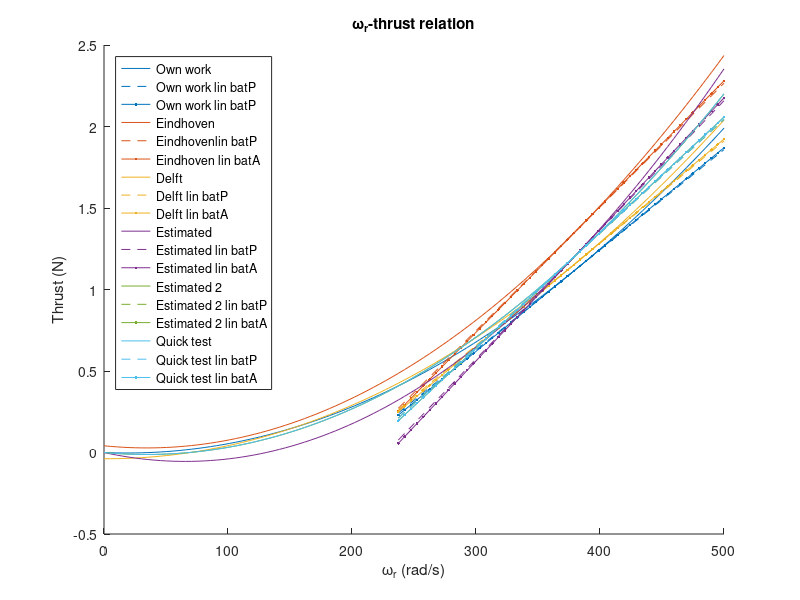
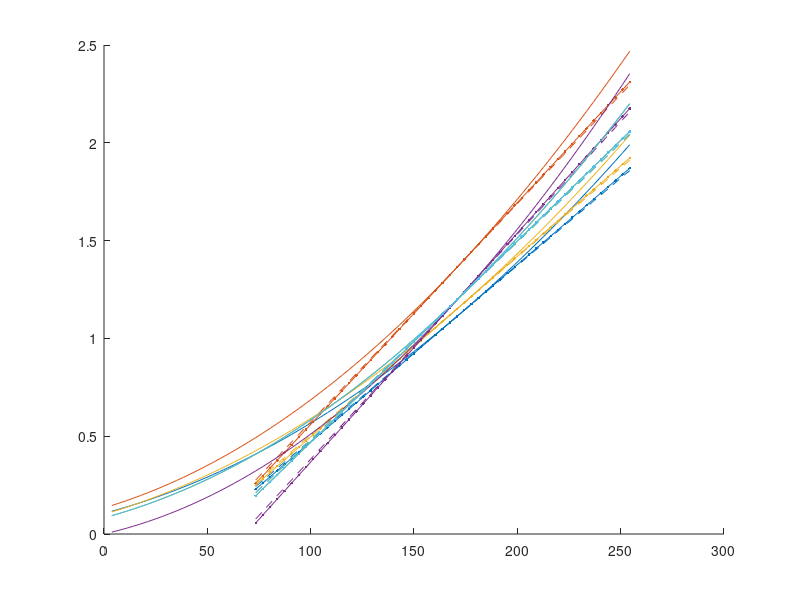

Reproduce these figures in MATLAB, in order. (Note: this script raises an error after producing the figures.)
%%%%%%%%%%%%%%%%%%%%%%%%%%%%%%%%%%%%%%%%%%%%%%%%%%%%%%%%%%%%%%%%%%%%%%%%%%%
% Calculate thrust coefficients
%
% Script to calculate omegaR-thrust and corresponding PWM-thrust
% coefficients, based on experiment data, and plot to compare with results
% of various system identification experiments.
% 
% Author:        Dennis Benders, TU Delft, CoR
% Last modified: 21.01.2021
% 
%%%%%%%%%%%%%%%%%%%%%%%%%%%%%%%%%%%%%%%%%%%%%%%%%%%%%%%%%%%%%%%%%%%%%%%%%%%


%% Initialization
clear;
close all;
clc;


%% Set average PWM at equilibrium
% Parrot battery
pwmEqBatP = 169.0612; %Exp in the lab

% Akku-King battery
pwmEqBatA = 172.9070; %Exp in the lab


%% Set constant coefficients
g = 9.81;
cM1 = 3.7;
cM2 = 130.9;
cA1 = cM1/2.55;
cA2 = cM2;

% Mass of quadrotor with Parrot battery
mBatP = 0.481;

% Mass of quadrotor with Akku-King battery
mBatA = 0.497;


%% Determine coefficients of own work
% Set average omegaR-thrust coefficients
cTO = [8.6e-6;
       -3.2e-4;
       0];

% Derive average PWM-thrust coefficients
cTPO = [cTO(1)*cA1^2;
        2*cTO(1)*cA1*cA2 + cTO(2)*cA1;
        cTO(1)*cA2^2 + cTO(2)*cA2 + cTO(3)];


%% Determine coefficients of Eindhoven thesis
% Given coefficients
cM  = [3.7503, 132.7387;
       3.7123, 131.5018;
       3.6891, 130.7137;
       3.7380, 132.2209];
cME = mean(cM);

% Set average PWM-thrust coefficients
cTP  = [1.5618e-4, 1.0395e-2, 0.13894;
        1.8150e-4, 8.7242e-3, 0.14425;
        1.3478e-4, 7.3295e-3, 0.11698;
        1.4306e-4, 5.7609e-3, 0.13362];
cTPE = mean(cTP)';

% Derive average omegaR-thrust coefficients
cT1Avg = cTPE(1)/cME(1)^2;
cT2Avg = -2*cME(2)*cTPE(1)/cME(1)^2 + cTPE(2)/cME(1);
cT3Avg = cTPE(1)*cME(2)^2/cME(1)^2 - ...
         cME(2)*cTPE(2)/cME(1) + cTPE(3);
cTE    = [cT1Avg;cT2Avg;cT3Avg];

% Take care of PWM range [0-255], instead of [0-100]
cTPE = cTPE./[2.55^2;2.55;1];


%% Determine coefficients of Delft thesis
% Set average omegaR-thrust coefficients
cTD = [8.386e-6;
       -3.723e-5;
       -0.03818];

% Derive average PWM-thrust coefficients (assuming same cAs as in own work)
cTPD = [cTD(1)*cA1^2;
        2*cTD(1)*cA1*cA2 + cTD(2)*cA1;
        cTD(1)*cA2^2 + cTD(2)*cA2 + cTD(3)];


%% Estimate coefficients using ground and hovering constraint
% Solve for thrust coefficients for 1 rotor (assuming rotors are the same)
% Parrot battery
cP = zeros(2,2);
cP(1,1) = cA2^2;
cP(1,2) = cA2;
cP(2,1) = cA1^2*pwmEqBatP^2 + 2*cA1*cA2*pwmEqBatP + cA2^2;
cP(2,2) = cA1*pwmEqBatP + cA2;
cTP = cP\[0;mBatP*g/4];

% Akku-King battery
cA = zeros(2,2);
cA(1,1) = cA2^2;
cA(1,2) = cA2;
cA(2,1) = cA1^2*pwmEqBatA^2 + 2*cA1*cA2*pwmEqBatA + cA2^2;
cA(2,2) = cA1*pwmEqBatA + cA2;
cTA = cA\[0;mBatA*g/4];

% Derive average omegaR-thrust coefficients
cTEs = [mean([cTP,cTA],2);0];
cT1 = cTEs(1);
cT2 = cTEs(2);

% Derive average PWM-thrust coefficients
cTPEs = [cT1*cA1^2;
         2*cT1*cA1*cA2 + cT2*cA1;
         cT1*cA2^2 + cT2*cA2 + cTEs(3)];


%% Estimate coefficients using 2 hovering constraints
cH(1,1) = cA1^2*pwmEqBatP^2 + 2*cA1*cA2*pwmEqBatP + cA2^2;
cH(1,2) = cA1*pwmEqBatP + cA2;
cH(2,1) = cA1^2*pwmEqBatA^2 + 2*cA1*cA2*pwmEqBatA + cA2^2;
cH(2,2) = cA1*pwmEqBatA + cA2;
cTH = cH\[mBatP*g/4;mBatA*g/4];

% Derive average omegaR-thrust coefficients
cTEs2 = [cTH;0];
cT1 = cTEs2(1);
cT2 = cTEs2(2);

% Derive average PWM-thrust coefficients
cTPEs2 = [cT1*cA1^2;
          2*cT1*cA1*cA2 + cT2*cA1;
          cT1*cA2^2 + cT2*cA2 + cTEs2(3)];


%% Adjustable coefficients for tests
cTTest = [1.021e-5;
          -7.037e-4;
          0];

cTPTest = [cTTest(1)*cA1^2;
           2*cTTest(1)*cA1*cA2 + cTTest(2)*cA1;
           cTTest(1)*cA2^2 + cTTest(2)*cA2 + cTTest(3)];


%% Create coefficients vectors
%  [Own work, Eindhoven thesis, Delft thesis, Estimated using ground and
%   hovering constraint, Estimated using 2 hovering constraints, test]
cT  = [cTO,cTE,cTD,cTEs,cTEs2,cTTest];
cTP = [cTPO,cTPE,cTPD,cTPEs,cTPEs2,cTPTest];


%% Plot omegaR-thrust curve of different sources
% Set omegaR range
omegaR = linspace(0,500)';

% Determine nonlinear omegaR-thrust relation
T = [omegaR.^2,omegaR,ones(length(omegaR),1)]*cT;

% Linearize omegaR-thrust relation around batP and batA hovering equilibria
omegaRLinMin = 235;
omegaRLinMax = 500;
[~,startSample] = min(abs(omegaR-omegaRLinMin));
[~,endSample] = min(abs(omegaR-omegaRLinMax));
omegaRLin = omegaR(startSample:endSample);

omegaRHoverBatP = cA1*pwmEqBatP+cA2;
TLinBatP = omegaRLin*[2*omegaRHoverBatP,1]*cT(1:2,:) + ...
         [-omegaRHoverBatP^2,1]*cT([1,3],:);

omegaRHoverBatA = cA1*pwmEqBatA+cA2;
TLinBatA = omegaRLin*[2*omegaRHoverBatA,1]*cT(1:2,:) + ...
         [-omegaRHoverBatA^2,1]*cT([1,3],:);

% Plot
cP = [0,      0.4470, 0.7410;
      0.8500, 0.3250, 0.0980;
      0.9290, 0.6940, 0.1250;
      0.4940, 0.1840, 0.5560;
      0.4660, 0.6740, 0.1880;
      0.3010, 0.7450, 0.9330;
      0.6350, 0.0780, 0.1840];

figure('Name','Nonlinear and linear thrust curves');
hold on;
for i = 1:size(T,2)
    plot(omegaR,T(:,i),'Color',cP(i,:));
    plot(omegaRLin,TLinBatP(:,i),'--','Color',cP(i,:));
    plot(omegaRLin,TLinBatA(:,i),'.-','Color',cP(i,:));
end
legend('Own work','Own work lin batP','Own work lin batP',...
       'Eindhoven','Eindhovenlin batP','Eindhoven lin batA',...
       'Delft','Delft lin batP','Delft lin batA',...
       'Estimated','Estimated lin batP','Estimated lin batA',...
       'Estimated 2','Estimated 2 lin batP','Estimated 2 lin batA',...
       'Quick test','Quick test lin batP','Quick test lin batA',...
       'location','northwest');
xlabel('\omega_r (rad/s)');
ylabel('Thrust (N)');
title('\omega_r-thrust relation');


%% Plot PWM-thrust curve of different sources
% Create PWM range
% PWM 1 from AR.Drone 2.0 is greater than PWM 0.2 from MATLAB toolbox
pwmMin = 1;
omegaRMin = cA1*pwmMin + cA2;
[~,startIdx] = min(abs(omegaR - omegaRMin));
if omegaR(startIdx) < omegaRMin
    startIdx = startIdx + 1;
end
pwm = (omegaR(startIdx:end) - cA2)/cA1;

% Create PWM-thrust data
pT = [pwm.^2,pwm,ones(length(pwm),1)]*cTP;

% Create linearized PWM polynomial data
pwmLinMin = (omegaRLinMin - cA2)/cA1;
pwmLinMax = (omegaRLinMax - cA2)/cA1;
[~,startSample] = min(abs(pwm-pwmLinMin));
[~,endSample] = min(abs(pwm-pwmLinMax));
pwmLin = pwm(startSample:endSample);

pTLinBatP = pwmLin*[2*pwmEqBatP,1]*cTP(1:2,:) + ...
         [-pwmEqBatP^2,1]*cTP([1,3],:);

pTLinBatA = pwmLin*[2*pwmEqBatA,1]*cTP(1:2,:) + ...
         [-pwmEqBatA^2,1]*cTP([1,3],:);

% Create PWM-thrust and linearization data for Eindhoven thesis
pwmE = pwm/2.55;
pwmLinE = pwmLin/2.55;
pTE = [pwmE.^2,pwmE,ones(length(pwmE),1)]*cTPE;

pTLinBatPE = pwmLinE*[2*pwmEqBatP/2.55,1]*cTPE(1:2) + ...
         [-(pwmEqBatP/2.55)^2,1]*cTPE([1,3]);

pTLinBatAE = pwmLinE*[2*pwmEqBatA/2.55,1]*cTPE(1:2) + ...
         [-(pwmEqBatA/2.55)^2,1]*cTPE([1,3]);

% Plot
figure('Name','Nonlinear and linear thrust curves per PWM value');
hold on;
for i = 1:size(pT,2)
    plot(pwm,pT(:,i),'Color',cP(i,:));
    plot(pwmLin,pTLinBatP(:,i),'--','Color',cP(i,:));
    plot(pwmLin,pTLinBatA(:,i),'.-','Color',cP(i,:));
end
xline(pwmEqBatP);
yline(mBatP*g/4);
xline(pwmEqBatA);
yline(mBatA*g/4);
legend('Own work','Own work lin batP','Own work lin batP',...
       'Eindhoven','Eindhoven lin batP','Eindhoven lin batA',...
       'Delft','Delft lin batP','Delft lin batA',...
       'Estimated','Estimated lin batP','Estimated lin batA',...
       'Estimated 2','Estimated 2 lin batP','Estimated 2 lin batA',...
       'Quick test','Quick test lin batP','Quick test lin batA',...
       'location','northwest');
xlabel('AR.Drone 2.0 PWM (-)');
ylabel('Thrust (N)');
title('PWM-thrust relation');


%% Report plots
lineLabelFontSize = 25;
axFontSize = 30;
labelFontSize = 35;
titleFontSize = 40;

lineStyles = {'-','--','-.',':'};

% Create PWM-thrust data for thesis report
cTPReport = [cTPO,cTPE,cTPD,cTPEs];
pTReport = [pwm.^2,pwm,ones(length(pwm),1)]*cTPReport;

% Create linearized PWM polynomial data
pwmLinMin = (omegaRLinMin - cA2)/cA1;
pwmLinMax = (omegaRLinMax - cA2)/cA1;
[~,startSample] = min(abs(pwm-pwmLinMin));
[~,endSample] = min(abs(pwm-pwmLinMax));
pwmLin = pwm(startSample:endSample);

pTLinBatP = pwmLin*[2*pwmEqBatP,1]*cTPReport(1:2,:) + ...
         [-pwmEqBatP^2,1]*cTPReport([1,3],:);

pTLinBatA = pwmLin*[2*pwmEqBatA,1]*cTPReport(1:2,:) + ...
         [-pwmEqBatA^2,1]*cTPReport([1,3],:);


% Plot with only nonlinear curves
figure('Name','Nonlinear and linear thrust curves per PWM value');
box on;
hold on;
for i = 1:size(pTReport,2)
    plot(pwm,pTReport(:,i),'Color',cP(i,:),'LineStyle',lineStyles{i},...
         'LineWidth',3);
end
xline(pwmEqBatP,'FontSize',lineLabelFontSize,'Label','batP PWM',...
      'LabelHorizontalAlignment','left','LineWidth',2);
yline(mBatP*g/4,'FontSize',lineLabelFontSize,'Label','batP thrust',...
      'LabelVerticalAlignment','bottom','LineWidth',2);
xline(pwmEqBatA,'FontSize',lineLabelFontSize,'Label','batA PWM',...
      'LineWidth',2);
yline(mBatA*g/4,'FontSize',lineLabelFontSize,'Label','batA thrust',...
      'LineWidth',2);
legend('Own work','Eindhoven thesis','Delft thesis','Fit',...
       'location','northwest');
ax = gca;
ax.FontSize = axFontSize;
xlabel('AR.Drone 2.0 PWM (-)','FontSize',axFontSize);
ylabel('Thrust (N)','FontSize',axFontSize);
title('PWM-thrust relation','FontSize',titleFontSize);


% Plot with linearizations per operating point
figure('Name','Nonlinear and linear thrust curves per PWM value');
box on;
hold on;
for i = 1:size(pTReport,2)
    plot(pwm,pTReport(:,i),'Color',cP(i,:),'LineStyle',lineStyles{i},...
         'LineWidth',3);
    plot(pwmLin,pTLinBatP(:,i),'--','Color',cP(i,:));
    plot(pwmLin,pTLinBatA(:,i),'.-','Color',cP(i,:));
end
xline(pwmEqBatP,'FontSize',lineLabelFontSize,'Label','batP PWM',...
      'LabelHorizontalAlignment','left','LineWidth',2);
yline(mBatP*g/4,'FontSize',lineLabelFontSize,'Label','batP thrust',...
      'LabelVerticalAlignment','bottom','LineWidth',2);
xline(pwmEqBatA,'FontSize',lineLabelFontSize,'Label','batA PWM',...
      'LineWidth',2);
yline(mBatA*g/4,'FontSize',lineLabelFontSize,'Label','batA thrust',...
      'LineWidth',2);
legend('Own work','Own work lin batP','Own work lin batP',...
       'Eindhoven thesis','Eindhoven thesis lin batP',...
       'Eindhoven thesis lin batA',...
       'Delft thesis','Delft thesis lin batP','Delft thesis lin batA',...
       'Fit','Fit lin batP','Fit lin batA',...
       'location','northwest');
ax = gca;
ax.FontSize = axFontSize;
xlabel('AR.Drone 2.0 PWM (-)','FontSize',axFontSize);
ylabel('Thrust (N)','FontSize',axFontSize);
title('PWM-thrust relation','FontSize',titleFontSize);
